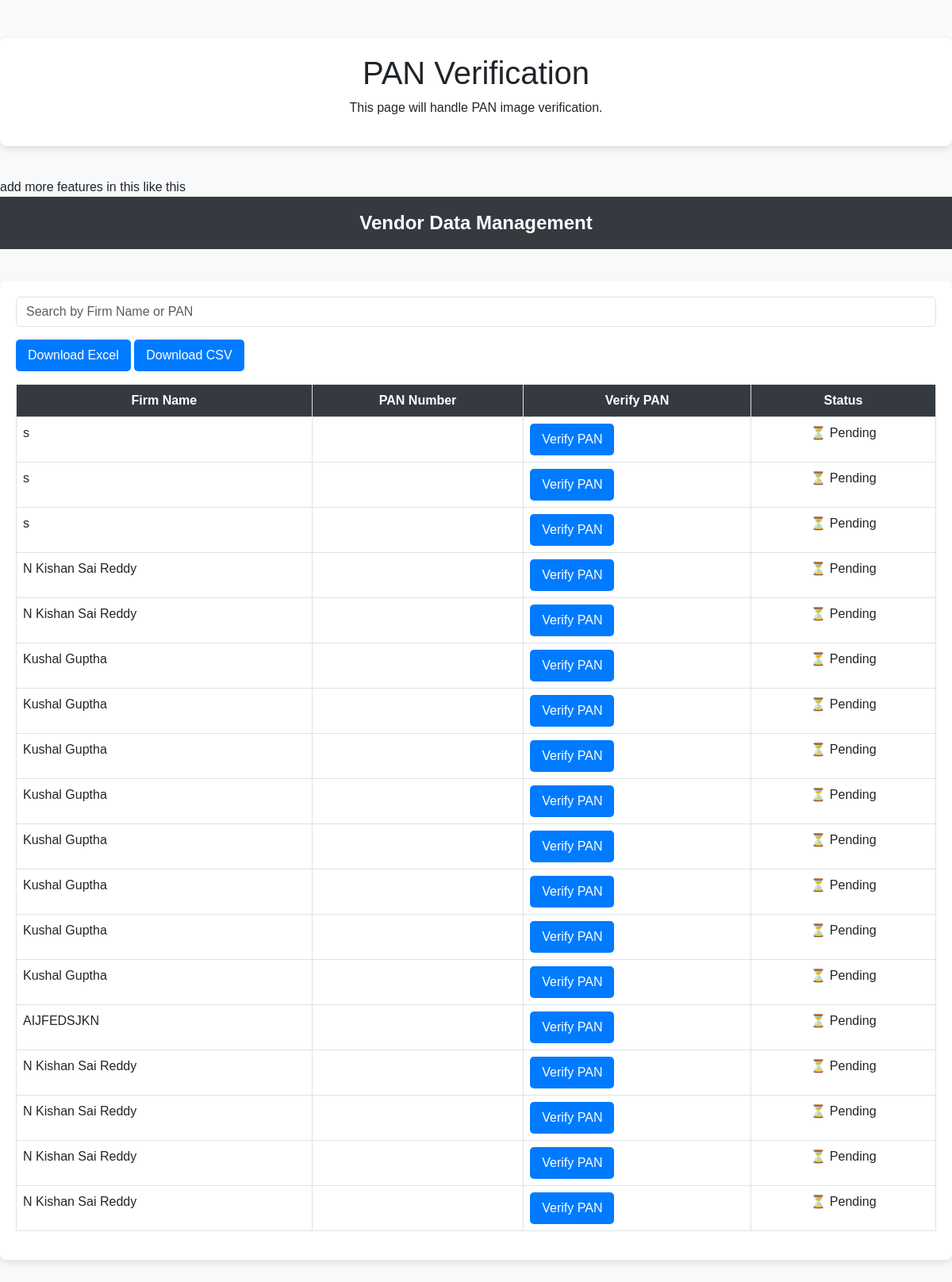
Screenshot of /data_management with the database file from the repository.
### tables this page shows
CREATE TABLE vendors (
                            id INTEGER PRIMARY KEY AUTOINCREMENT,
                            firm_name TEXT, father_name TEXT, dob TEXT,
                            gender TEXT, nationality TEXT, mobile TEXT,
                            email TEXT, legal_status TEXT, gstin TEXT,
                            pan_number TEXT, pf_number TEXT, pan_image TEXT);

### app.py (the view)
@app.route('/data_management')
def data_management():
    with sqlite3.connect("database.db") as conn:
        cursor = conn.cursor()
        cursor.execute("SELECT id, firm_name, pan_number FROM vendors")
        vendors = cursor.fetchall()
    return render_template("data_management.html", vendors=vendors)

### templates/data_management.html (shortened to what this page needs)
<!DOCTYPE html>
<html lang="en">
<head>
    <link rel="stylesheet" href="https://cdn.jsdelivr.net/npm/bootstrap@5.3.0/dist/css/bootstrap.min.css">
</head>
<body>
    <div class="container mt-5">
        <h1 class="text-center">PAN Verification</h1>
        <p class="text-center">This page will handle PAN image verification.</p>
    </div>
</body>
</html> add more features in this like this  <!DOCTYPE html>
<html lang="en">
<head>
    <link href="https://cdn.jsdelivr.net/npm/bootstrap@5.3.0/dist/css/bootstrap.min.css" rel="stylesheet">
</head>
<body>
    <div class="header">Vendor Data Management</div>
    <div class="container">
        <input type="text" id="search" class="form-control mb-3" placeholder="Search by Firm Name or PAN">
        <button class="btn btn-custom" onclick="exportData('xlsx')">Download Excel</button>
        <button class="btn btn-custom" onclick="exportData('csv')">Download CSV</button>
        <table class="table table-bordered table-hover mt-3" id="vendorTable">
            <thead>
                <tr>
                    <th onclick="sortTable(0)">Firm Name</th>
                    <th onclick="sortTable(1)">PAN Number</th>
                    <th>Verify PAN</th>
                    <th>Status</th>
                </tr>
            </thead>
            <tbody>
                {% for vendor in vendors %}
                <tr>
                    <td>{{ vendor[1] }}</td>
                    <td>{{ vendor[10] }}</td>
                    <td><button class="btn btn-custom verify-btn" data-id="{{ vendor[0] }}">Verify PAN</button></td>
                    <td class="status text-center">⏳ Pending</td>
                </tr>
                {% endfor %}
            </tbody>
        </table>
    </div>
</body>
</html>

### templates/data_management.html (style rules this page uses)
body { font-family: 'Arial', sans-serif; background-color: #f8f9fa; padding: 0; margin: 0; }
.container { max-width: 1200px; margin: 40px auto; background: #fff; padding: 20px; border-radius: 8px; box-shadow: 0 4px 8px rgba(0,0,0,0.1); }
.table thead th { background-color: #343a40; color: white; text-align: center; }
.btn-custom { background-color: #007bff; color: white; border: none; padding: 8px 15px; border-radius: 5px; }
.header { background: #343a40; color: white; text-align: center; padding: 15px 0; font-size: 24px; font-weight: bold; }

### rows the page displays
vendors: firm_name "s"
vendors: firm_name "s"
vendors: firm_name "s"
vendors: firm_name "N Kishan Sai Reddy"
vendors: firm_name "N Kishan Sai Reddy"
vendors: firm_name "Kushal Guptha"
vendors: firm_name "Kushal Guptha"
vendors: firm_name "Kushal Guptha"
vendors: firm_name "Kushal Guptha"
vendors: firm_name "Kushal Guptha"
vendors: firm_name "Kushal Guptha"
vendors: firm_name "Kushal Guptha"
vendors: firm_name "Kushal Guptha"
vendors: firm_name "AIJFEDSJKN"
vendors: firm_name "N Kishan Sai Reddy"
vendors: firm_name "N Kishan Sai Reddy"
vendors: firm_name "N Kishan Sai Reddy"
vendors: firm_name "N Kishan Sai Reddy"
